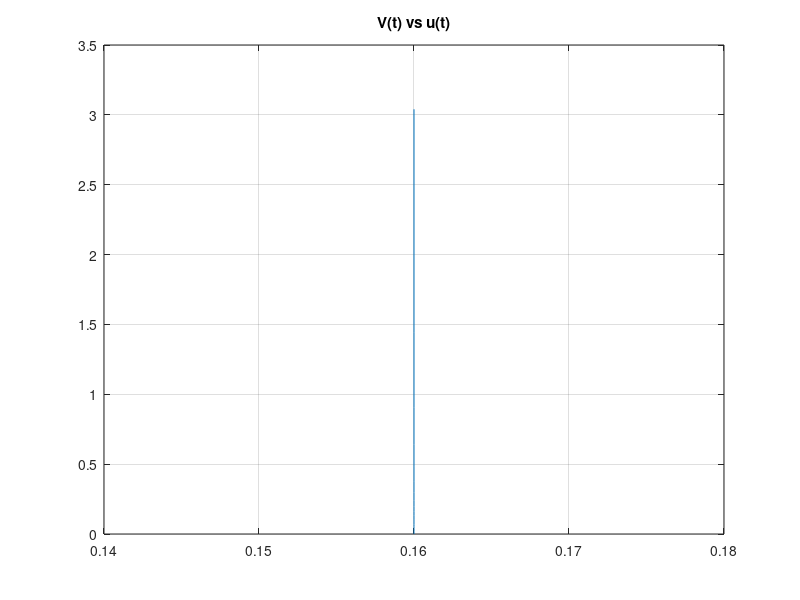
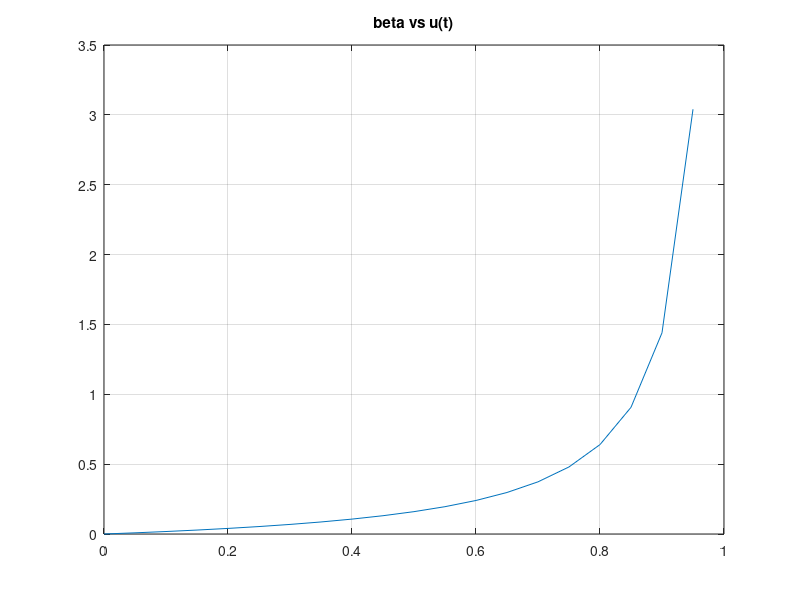

These figures' MATLAB source, in order:
addpath('utility')

v_body_g = 0.16;
beta = 0:0.05:1;
v_leg_g = [];
v_body_g_arr = [];

for i = 1:length(beta)
    v_body_g_arr = [v_body_g_arr, v_body_g];
    v_leg_g = [v_leg_g, (beta(i)*v_body_g)/(1 - beta(i))];
end

figure(1)
plot(v_body_g_arr, v_leg_g)
grid on
title("V(t) vs u(t)")
saveas(figure(1), "V(t)_verses_u(t)", "png")

figure(2)
plot(beta, v_leg_g)
grid on
title("beta vs u(t)")
saveas(figure(2), "beta_verses_u(t)", "png")

